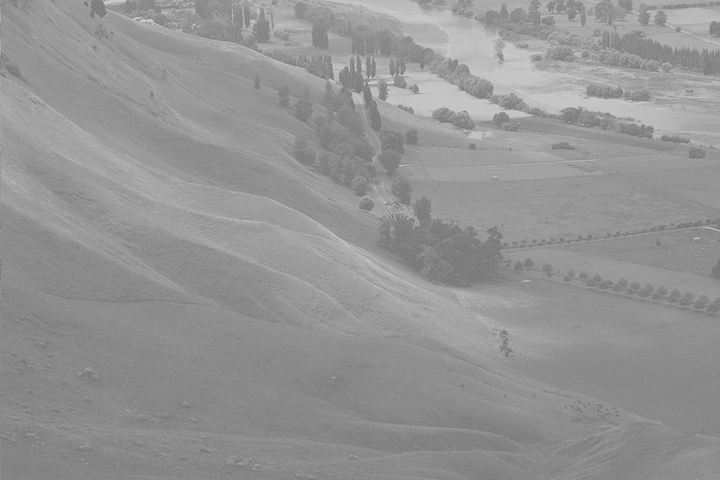
#> input picture data2/Hawkes.jpg, 720 x 480 px, found by its file name
$ python equalize_vs_normalize.py
#> lines starting #> are read from the running program, lines starting #| are printed output that depends on the picture
import cv2, sys
import numpy as np
import matplotlib.pyplot as plt

src =cv2.imread('data2/Hawkes.jpg', cv2.IMREAD_GRAYSCALE)
#> src is the input picture: shape (480, 720); min 113, max 213, mean 148

if src is None:
    sys.exit('Image load failed')
# equalize전 히스토그램
hist1 = cv2.calcHist([src], [0], None, [256], [0,256])
#> hist1 = 256 values, max 13942 at index 138, min 0 at index 0, mean 1350

# equalize 실행
dst = cv2.equalizeHist(src)
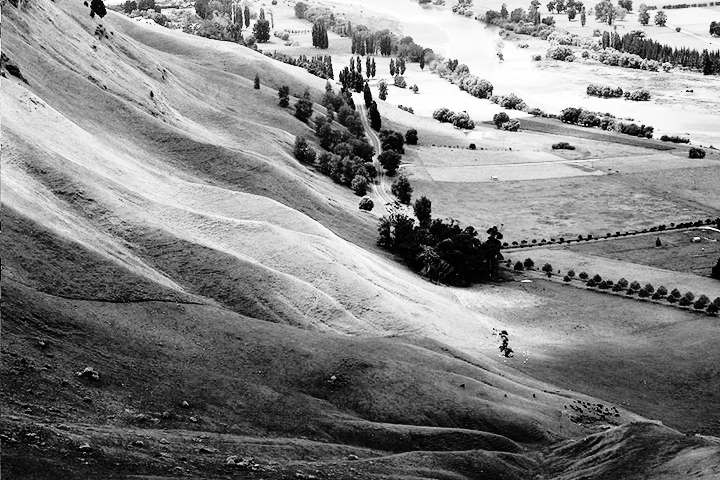
#> dst: shape (480, 720); min 0, max 255, mean 130.5
dst2 = cv2.normalize(src,None, 0, 255, cv2.NORM_MINMAX)
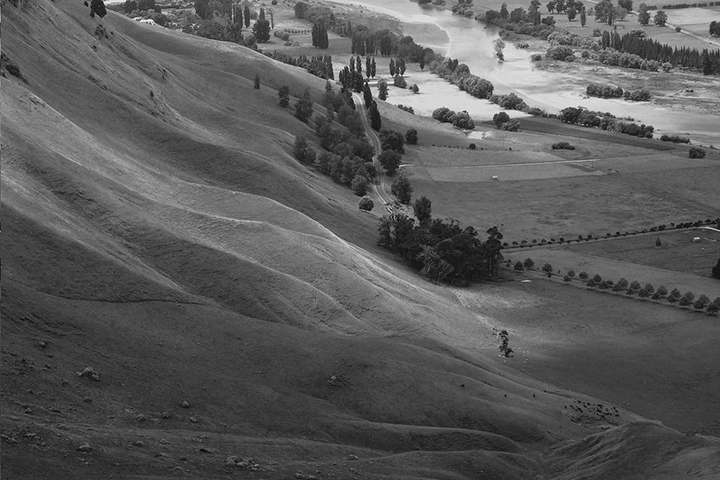
#> dst2: shape (480, 720); min 0, max 255, mean 89.2

# equalize 후 히스토그램
hist2 = cv2.calcHist([dst], [0], None, [256], [0,256])
#> hist2 = 256 values, max 13942 at index 73, min 0 at index 5, mean 1350
hist3 = cv2.calcHist([dst2], [0], None, [256], [0,256])
#> hist3 = 256 values, max 13942 at index 64, min 0 at index 1, mean 1350

cv2.imshow('src',src)
cv2.imshow('dst', dst)
cv2.imshow('dst2', dst2)

plt.plot(hist1)
plt.plot(hist2)
plt.show()
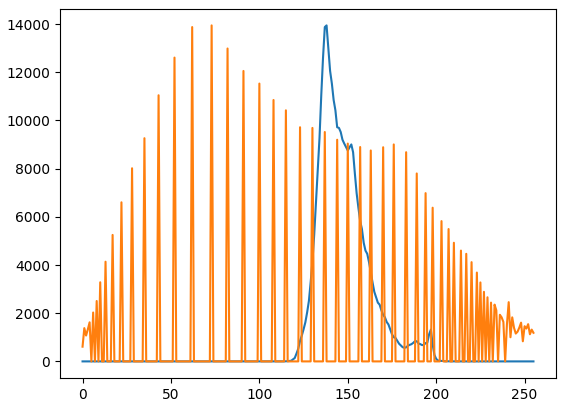
#> figure drawn by matplotlib, 1 panel; curve peaks at x = 138, y = 13942; curve peaks at x = 73, y = 13942

cv2.waitKey()
cv2.destroyAllWindows()
